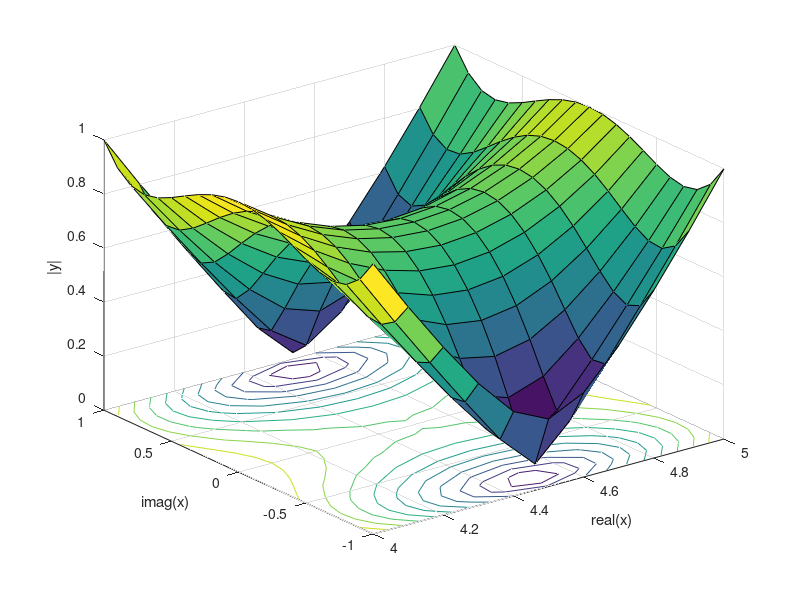

This chart was generated by the following MATLAB code:
a = 4:0.1:5; % real axis
b = -1:0.1:1; % imaginary axis

[A,B] = meshgrid(a,b); 

x = A + 1i*B;
y = (x-2).*(x-7) + 7; 
surfc(a,b,abs(y)) 

xlabel('real(x)')
ylabel('imag(x)')
zlabel('|y|')
